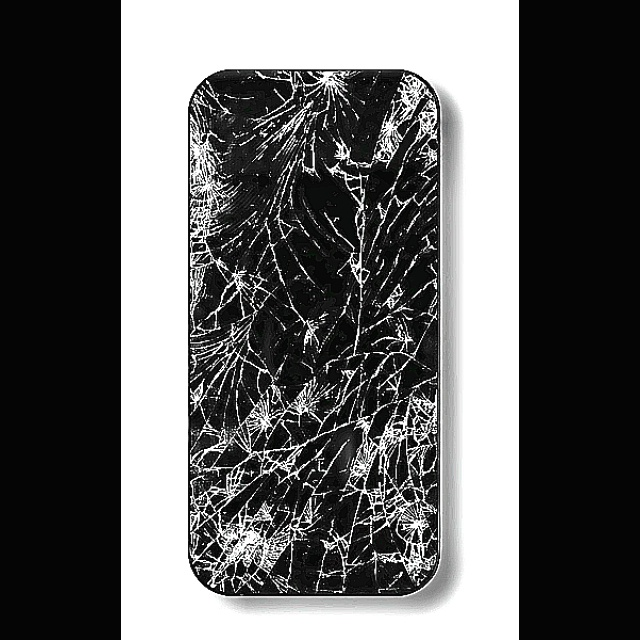
#> input picture preprocessed_images/preprocessed_black-broken-touch-screen-phone-600nw-2319815707.jpg, 640 x 640 px; its folder holds only this picture in this run
$ python phone_image_processor.py
#> lines starting #> are read from the running program, lines starting #| are printed output that depends on the picture; after the words box and inside, x2 and y2 are one past the last pixel; in counts of white or black regions, pixels touching at a corner belong together
import cv2
import numpy as np
import os
from typing import List, Tuple
import imutils

class PhoneImageProcessor:
    def __init__(self, target_size: Tuple[int, int] = (300, 600)):
        """
        Initialize the phone image processor.

        Args:
            target_size: Tuple of (width, height) for the output images
        """
        self.target_size = target_size
        self.output_dir = "processed_phones"
        self.reference_angle = None  # Store the angle of the first phone
        os.makedirs(self.output_dir, exist_ok=True)

    def detect_phones(self, image: np.ndarray) -> List[np.ndarray]:
        """
        Detect and extract individual phone images from the input image.

        Args:
            image: Input image containing multiple phones

        Returns:
            List of cropped and processed phone images
        """
        # Get image dimensions
        height, width = image.shape[:2]

        # Convert to grayscale
        gray = cv2.cvtColor(image, cv2.COLOR_BGR2GRAY)

        # Apply bilateral filter to reduce noise while preserving edges
        blurred = cv2.bilateralFilter(gray, 9, 75, 75)

        # Apply Canny edge detection
        edges = cv2.Canny(blurred, 30, 150)

        # Apply morphological operations
        kernel = np.ones((5,5), np.uint8)
        dilated = cv2.dilate(edges, kernel, iterations=2)
        closed = cv2.morphologyEx(dilated, cv2.MORPH_CLOSE, kernel, iterations=2)

        # Find contours
        contours, _ = cv2.findContours(closed, cv2.RETR_EXTERNAL, cv2.CHAIN_APPROX_SIMPLE)

        # Filter and merge nearby contours
        min_area = width * height * 0.05  # Minimum 5% of image area
        phone_contours = []

        for contour in contours:
            area = cv2.contourArea(contour)
            if area > min_area:
                x, y, w, h = cv2.boundingRect(contour)
                aspect_ratio = w / float(h)

                # Print debug information
                print(f"Found contour: area={area:.2f}, aspect_ratio={aspect_ratio:.2f}, w={w}, h={h}")

                # Check if it's likely a phone
                if 0.3 < aspect_ratio < 0.8:
                    phone_contours.append(contour)
                    print(f"Accepted as phone: aspect_ratio={aspect_ratio:.2f}, area={area:.2f}")

        # Sort contours from left to right
        phone_contours = sorted(phone_contours, key=lambda c: cv2.boundingRect(c)[0])

        # Extract and process phone images
        phone_images = []
        for i, contour in enumerate(phone_contours):
            # Get bounding rectangle
            x, y, w, h = cv2.boundingRect(contour)

            # Add padding (percentage based)
            padding_x = int(w * 0.1)
            padding_y = int(h * 0.1)

            # Ensure we don't go out of bounds
            x1 = max(0, x - padding_x)
            y1 = max(0, y - padding_y)
            x2 = min(width, x + w + padding_x)
            y2 = min(height, y + h + padding_y)

            # Extract phone image
            phone_img = image[y1:y2, x1:x2]

            print(f"\nProcessing phone {i+1}:")
            print(f"Crop dimensions: x={x1}-{x2}, y={y1}-{y2}")
            print(f"Original size: {phone_img.shape}")

            # Process the phone image
            processed_phone = self._process_phone_image(phone_img)
            phone_images.append(processed_phone)

            # Save the processed phone image
            output_path = os.path.join(self.output_dir, f"phone_{i+1}.png")
            cv2.imwrite(output_path, processed_phone)

            # Calculate percentage of background pixels
            total_pixels = processed_phone.shape[0] * processed_phone.shape[1]
            background_pixels = np.sum(processed_phone[:, :, 3] == 0)  # Count transparent pixels
            background_percentage = (background_pixels / total_pixels) * 100
            print(f"Background percentage: {background_percentage:.2f}%")
            print(f"Saved to: {output_path}")
            print(f"Processed size: {processed_phone.shape}")

        return phone_images

    def _calculate_phone_angle(self, binary_image: np.ndarray) -> float:
        """
        Calculate the angle of the phone using PCA on the binary image points.

        Args:
            binary_image: Binary image of the phone

        Returns:
            Angle in degrees
        """
        # Find points that belong to the phone (white pixels)
        y_coords, x_coords = np.nonzero(binary_image)
        coords = np.column_stack((x_coords, y_coords))

        # Calculate PCA
        mean = np.mean(coords, axis=0)
        coords_centered = coords - mean
        cov = np.cov(coords_centered.T)
        eigenvalues, eigenvectors = np.linalg.eigh(cov)

        # Get the angle from the principal component
        principal_vector = eigenvectors[:, -1]  # Vector with largest eigenvalue
        angle = np.degrees(np.arctan2(principal_vector[1], principal_vector[0]))

        # Normalize angle to be between 0 and 180 degrees
        angle = angle % 180

        # Additional check to ensure phone is not upside down
        # Calculate the center of mass of the phone
        center_y = np.mean(y_coords)
        height = binary_image.shape[0]

        # If the center of mass is in the bottom half, flip the phone
        if center_y > height / 2:
            angle = (angle + 180) % 180

        return angle

    def _create_phone_mask(self, image: np.ndarray) -> np.ndarray:
        """
        Create a mask for the phone using color and edge information.

        Args:
            image: Input image

        Returns:
            Binary mask where phone is white (255) and background is black (0)
        """
        # Convert to grayscale
        gray = cv2.cvtColor(image, cv2.COLOR_BGR2GRAY)

        # Apply bilateral filter to reduce noise while preserving edges
        blurred = cv2.bilateralFilter(gray, 9, 75, 75)

        # Color-based segmentation
        # Convert to HSV for better color separation
        hsv = cv2.cvtColor(image, cv2.COLOR_BGR2HSV)

        # Create a mask for dark colors (typical for black phones)
        lower_black = np.array([0, 0, 0])
        upper_black = np.array([180, 40, 60])  # More strict black range
        black_mask = cv2.inRange(hsv, lower_black, upper_black)

        # Create a mask for bright colors (typical for white cracks)
        lower_white = np.array([0, 0, 190])  # More strict white range
        upper_white = np.array([180, 30, 255])
        white_mask = cv2.inRange(hsv, lower_white, upper_white)

        # Create a mask for medium-dark colors (typical for phone edges)
        lower_dark = np.array([0, 0, 30])
        upper_dark = np.array([180, 45, 100])
        dark_mask = cv2.inRange(hsv, lower_dark, upper_dark)

        # Combine color masks
        color_mask = cv2.bitwise_or(black_mask, white_mask)
        color_mask = cv2.bitwise_or(color_mask, dark_mask)

        # Apply more aggressive thresholding
        # First, apply Otsu's thresholding with a slight bias towards foreground
        _, binary = cv2.threshold(blurred, 0, 255, cv2.THRESH_BINARY_INV + cv2.THRESH_OTSU)

        # Apply Canny edge detection with tighter thresholds
        edges = cv2.Canny(blurred, 50, 150)

        # Dilate edges to connect nearby edges
        kernel_edge = np.ones((3,3), np.uint8)
        edges = cv2.dilate(edges, kernel_edge, iterations=1)

        # Then apply adaptive thresholding for better edge detection
        adaptive = cv2.adaptiveThreshold(blurred, 255, cv2.ADAPTIVE_THRESH_GAUSSIAN_C,
                                       cv2.THRESH_BINARY_INV, 11, 2)

        # Combine thresholding results first
        mask = cv2.bitwise_and(binary, adaptive)

        # Apply initial morphological operations
        kernel = np.ones((5,5), np.uint8)
        mask = cv2.morphologyEx(mask, cv2.MORPH_CLOSE, kernel, iterations=2)
        mask = cv2.morphologyEx(mask, cv2.MORPH_OPEN, kernel, iterations=1)

        # Add edge information
        mask = cv2.bitwise_or(mask, edges)

        # Combine with color mask
        mask = cv2.bitwise_and(mask, color_mask)

        # Final morphological operations
        mask = cv2.morphologyEx(mask, cv2.MORPH_CLOSE, kernel, iterations=2)
        mask = cv2.morphologyEx(mask, cv2.MORPH_OPEN, kernel, iterations=1)

        # Find the largest contour (should be the phone)
        contours, _ = cv2.findContours(mask, cv2.RETR_EXTERNAL, cv2.CHAIN_APPROX_SIMPLE)
        if contours:
            # Get all contours above a certain area threshold
            min_area = image.shape[0] * image.shape[1] * 0.01  # 1% of image area
            valid_contours = [cnt for cnt in contours if cv2.contourArea(cnt) > min_area]

            if valid_contours:
                # Create a new mask with only the valid contours
                mask = np.zeros_like(mask)
                cv2.drawContours(mask, valid_contours, -1, 255, -1)

                # Apply one final closing operation to smooth the edges
                mask = cv2.morphologyEx(mask, cv2.MORPH_CLOSE, kernel, iterations=1)

                # Create a refined color mask for the final result
                refined_mask = np.zeros_like(mask)
                for contour in valid_contours:
                    # Get the bounding box of the contour
                    x, y, w, h = cv2.boundingRect(contour)
                    # Extract the region of interest
                    roi = image[y:y+h, x:x+w]
                    roi_hsv = cv2.cvtColor(roi, cv2.COLOR_BGR2HSV)

                    # Create masks for black and white in the ROI with more strict ranges
                    roi_black = cv2.inRange(roi_hsv, lower_black, upper_black)
                    roi_white = cv2.inRange(roi_hsv, lower_white, upper_white)
                    roi_dark = cv2.inRange(roi_hsv, lower_dark, upper_dark)

                    # Combine the masks
                    roi_mask = cv2.bitwise_or(roi_black, roi_white)
                    roi_mask = cv2.bitwise_or(roi_mask, roi_dark)

                    # Apply morphological operations to clean up the ROI mask
                    roi_mask = cv2.morphologyEx(roi_mask, cv2.MORPH_CLOSE, kernel, iterations=1)
                    roi_mask = cv2.morphologyEx(roi_mask, cv2.MORPH_OPEN, kernel, iterations=1)

                    # Place the ROI mask back in the refined mask
                    refined_mask[y:y+h, x:x+w] = roi_mask

                # Combine the refined mask with the original mask
                mask = cv2.bitwise_and(mask, refined_mask)

                # Final cleanup of the mask
                mask = cv2.morphologyEx(mask, cv2.MORPH_CLOSE, kernel, iterations=1)
                mask = cv2.morphologyEx(mask, cv2.MORPH_OPEN, kernel, iterations=1)

        return mask

    def _process_phone_image(self, phone_img: np.ndarray) -> np.ndarray:
        """
        Process a single phone image to standardize its size and orientation.

        Args:
            phone_img: Cropped phone image

        Returns:
            Processed phone image
        """
        # Convert to grayscale
        gray = cv2.cvtColor(phone_img, cv2.COLOR_BGR2GRAY)

        # Apply threshold to get binary image
        _, binary = cv2.threshold(gray, 0, 255, cv2.THRESH_BINARY_INV + cv2.THRESH_OTSU)

        # Calculate the angle of the phone
        current_angle = self._calculate_phone_angle(binary)
        print(f"Detected phone angle: {current_angle:.2f} degrees")

        # Rotate the image to align with vertical orientation
        if abs(current_angle - 90) > 0.5:  # Only rotate if not close to vertical
            rotation_angle = 90 - current_angle
            print(f"Rotating image by {rotation_angle:.2f} degrees to make it vertical")
            rotated = imutils.rotate_bound(phone_img, rotation_angle)
            # Update binary image and gray after rotation
            gray = cv2.cvtColor(rotated, cv2.COLOR_BGR2GRAY)
            _, binary = cv2.threshold(gray, 0, 255, cv2.THRESH_BINARY_INV + cv2.THRESH_OTSU)
            print("Image has been rotated to vertical orientation")
        else:
            print("Image is already vertical (within 0.5 degrees), no rotation needed")
            rotated = phone_img

        # Create a mask for the phone
        mask = self._create_phone_mask(rotated)

        # Find contours in the mask
        contours, _ = cv2.findContours(mask, cv2.RETR_EXTERNAL, cv2.CHAIN_APPROX_SIMPLE)

        if contours:
            # Get the largest contour (should be the phone)
            largest_contour = max(contours, key=cv2.contourArea)

            # Get the bounding rectangle
            x, y, w, h = cv2.boundingRect(largest_contour)

            # Add padding to ensure we capture the entire phone
            padding = 10
            x = max(0, x - padding)
            y = max(0, y - padding)
            w = min(rotated.shape[1] - x, w + 2 * padding)
            h = min(rotated.shape[0] - y, h + 2 * padding)

            # Crop the image
            cropped = rotated[y:y+h, x:x+w]
            # Update mask for cropped region
            mask = mask[y:y+h, x:x+w]
        else:
            cropped = rotated
            mask = self._create_phone_mask(cropped)

        # Resize to target size while maintaining aspect ratio
        h, w = cropped.shape[:2]
        aspect = w / float(h)

        # Calculate new dimensions
        new_h = self.target_size[1]  # Set height to target height
        new_w = int(new_h * aspect)  # Calculate width to maintain aspect ratio

        if new_w > self.target_size[0]:
            new_w = self.target_size[0]  # Cap width at target width
            new_h = int(new_w / aspect)  # Recalculate height

        # Resize the image and mask
        resized = cv2.resize(cropped, (new_w, new_h), interpolation=cv2.INTER_AREA)
        resized_mask = cv2.resize(mask, (new_w, new_h), interpolation=cv2.INTER_NEAREST)

        # Create a transparent background
        final = np.zeros((self.target_size[1], self.target_size[0], 4), dtype=np.uint8)

        # Convert resized image to RGBA
        if resized.shape[2] == 3:
            resized_rgba = cv2.cvtColor(resized, cv2.COLOR_BGR2BGRA)
        else:
            resized_rgba = resized

        # Apply the mask to create transparency
        resized_rgba[:, :, 3] = resized_mask

        # Calculate position to paste the resized image (center it)
        x_offset = (self.target_size[0] - new_w) // 2
        y_offset = (self.target_size[1] - new_h) // 2

        # Paste the resized image onto the transparent background
        final[y_offset:y_offset+new_h, x_offset:x_offset+new_w] = resized_rgba

        return final

def process_phone_image(image_path: str, output_dir: str = "processed_phones") -> List[str]:
    """
    Process a single phone image and save the results.

    Args:
        image_path: Path to the input image
        output_dir: Directory to save processed images

    Returns:
        List of paths to the processed images
    """
    # Create output directory if it doesn't exist
    os.makedirs(output_dir, exist_ok=True)

    # Initialize processor
    processor = PhoneImageProcessor()

    # Read image
    image = cv2.imread(image_path)
    if image is None:
        print(f"Error: Could not read image {image_path}")
        return []

    # Process image
    processed_images = processor.detect_phones(image)

    # Save processed images
    output_paths = []
    for i, processed_img in enumerate(processed_images):
        # Get the original filename without extension
        base_name = os.path.splitext(os.path.basename(image_path))[0]
        output_path = os.path.join(output_dir, f"{base_name}_phone_{i+1}.png")
        cv2.imwrite(output_path, processed_img)
        output_paths.append(output_path)
        print(f"Saved processed phone {i+1} to: {output_path}")

    return output_paths

def main():
    # Set input and output directories
    input_dir = "preprocessed_images"
    output_dir = "processed_phones"

    # Create output directory if it doesn't exist
    os.makedirs(output_dir, exist_ok=True)

    # Get all image files from input directory
    image_files = [f for f in os.listdir(input_dir)
                  if f.lower().endswith(('.jpg', '.jpeg', '.png', '.bmp', '.webp'))]

    print(f"\nFound {len(image_files)} images to process:")
    for img in image_files:
        print(f"- {img}")

    # Process each image
    total_processed = 0
    for image_file in image_files:
        try:
            image_path = os.path.join(input_dir, image_file)
            print(f"\nProcessing {image_file}...")
            output_paths = process_phone_image(image_path, output_dir)
#> in process_phone_image, image is the input picture: shape (640, 640, 3); mean B, G, R 97.2, 97.3, 97.2
#> in detect_phones, `edges = cv2.Canny(blurred, 30, 150)`:
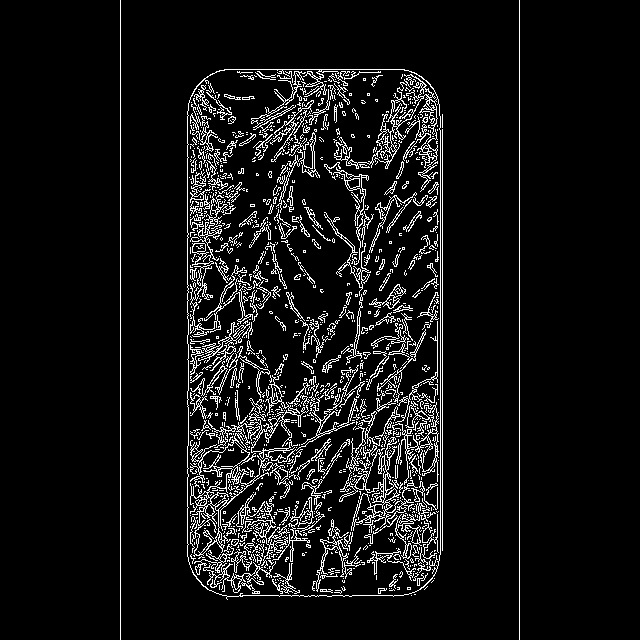
#> edges: shape (640, 640); 7.5% white in thin lines or dots, all inside (x1, y1, x2, y2) = (120, 0, 520, 640)
#> in detect_phones, `dilated = cv2.dilate(edges, kernel, iterations=2)`:
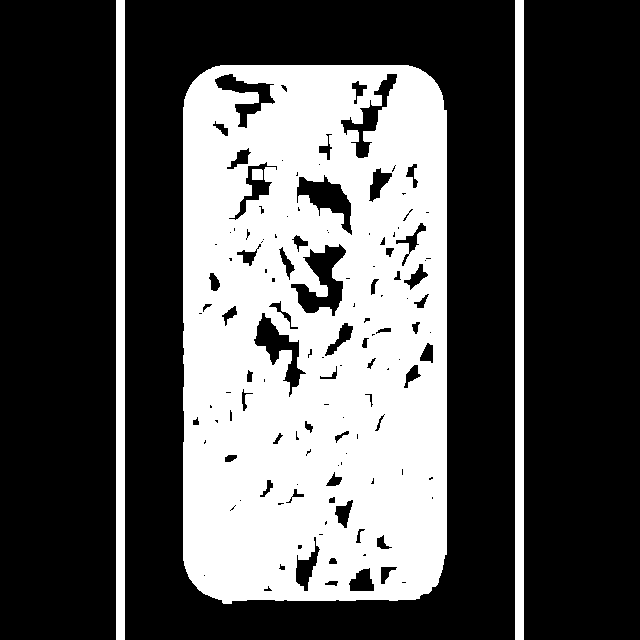
#> dilated: shape (640, 640); 33.5% white; 4 white regions, box (x1, y1, x2, y2) and area: (183, 65, 447, 604) 125686, (116, 0, 125, 640) 5760, (515, 0, 524, 640) 5760, (252, 169, 263, 180) 120
#> in detect_phones, `closed = cv2.morphologyEx(dilated, cv2.MORPH_CLOSE, kernel, iterations..`:
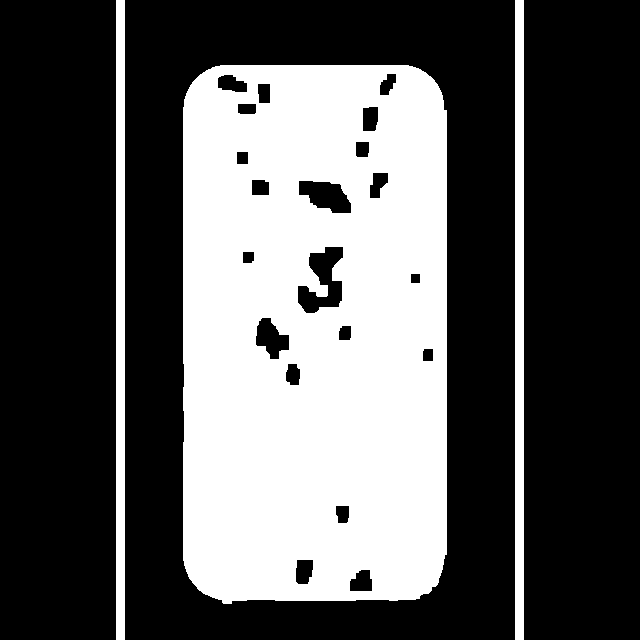
#> closed: shape (640, 640); 35% white; 3 white regions
#> in detect_phones, `contours, _ = cv2.findContours(closed, cv2.RETR_EXTERNAL, cv2.CHAIN_AP..`: contours = 3 contours; box (x1, y1, x2, y2) and area: (183, 65, 447, 604) 138765, (515, 0, 524, 640) 5112, (116, 0, 125, 640) 5112
#> the loop in detect_phones, `for contour in contours:` made 3 passes
#> (area, x, y, w, h, aspect_ratio) on pass 1: (138765, 183, 65, 264, 539, 0.49)
#> (printed output is left out)
#> after the loop in detect_phones, `for contour in contours:`: phone_contours = 1 contour; box (x1, y1, x2, y2) and area: (183, 65, 447, 604) 138765
#> the loop in detect_phones, `for i, contour in enumerate(phone_contours):` made 1 pass
#> (padding_x, padding_y, x1, y1) on pass 1: (26, 53, 157, 12)
#> (printed output is left out)
#> pass 1, in detect_phones, `phone_img = image[y1:y2, x1:x2]`:
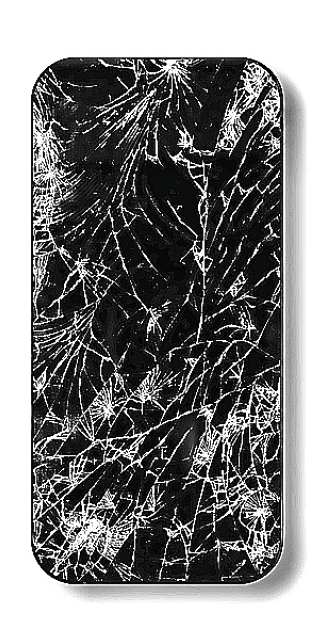
#> phone_img: shape (628, 316, 3); mean B, G, R 124.4, 124.6, 124.4
#> pass 1, in _process_phone_image, `_, binary = cv2.threshold(gray, 0, 255, cv2.THRESH_BINARY_INV + cv2.TH..`:
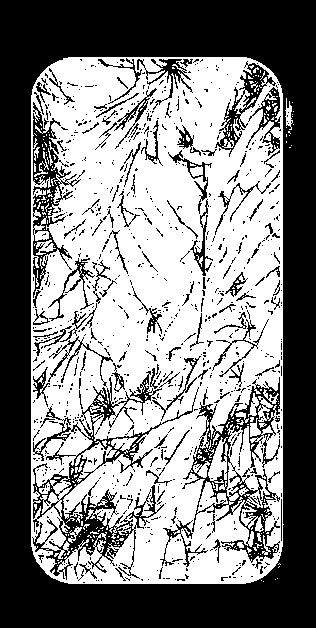
#> binary: shape (628, 316); 52.8% white; 904 black regions (796 under 20 px), largest, box (x1, y1, x2, y2) and area: (0, 0, 316, 628) 67128, (32, 371, 199, 580) 6015, (182, 377, 280, 563) 4269
#> pass 1, in _create_phone_mask, `blurred = cv2.bilateralFilter(gray, 9, 75, 75)`:
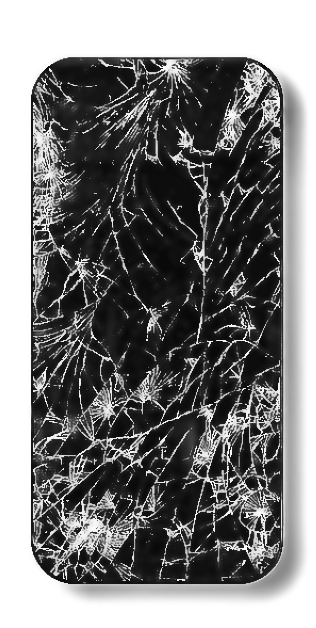
#> blurred: shape (628, 316); min 8, max 255, mean 123
#> after the loop in detect_phones, `for i, contour in enumerate(phone_contours):`: phone_images = 1 item
#> the loop in process_phone_image, `for i, processed_img in enumerate(processed_images):` made 1 pass
#| Saved processed phone 1 to: processed_phones/preprocessed_black-broken-touch-screen-phone-600nw-2319815707_phone_1.png
#> pass 1, in process_phone_image, `cv2.imwrite(output_path, processed_img)`:
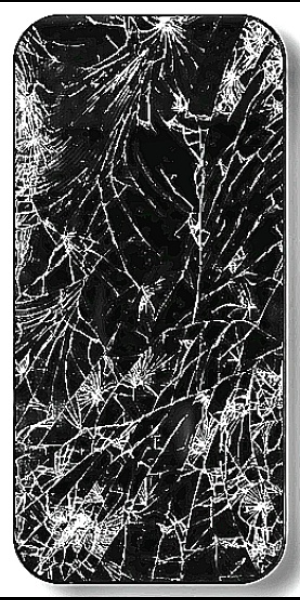
#> saved as preprocessed_black-broken-touch-screen-phone-600nw-2319815707_phone_1.png: shape (600, 300, 4); mean B, G, R, A 85.6, 85.7, 85.6, 222.6
#> output_paths = 1 item
            total_processed += len(output_paths)
#> total_processed = 1
            print(f"Successfully processed {len(output_paths)} phones from {image_file}")
#| Successfully processed 1 phones from preprocessed_black-broken-touch-screen-phone-600nw-2319815707.jpg
        except Exception as e:
            print(f"Error processing {image_file}: {str(e)}")
            continue

    print(f"\nProcessing complete!")
    print(f"Successfully processed {total_processed} phones from {len(image_files)} images")
#| Successfully processed 1 phones from 1 images

if __name__ == "__main__":
    main()
